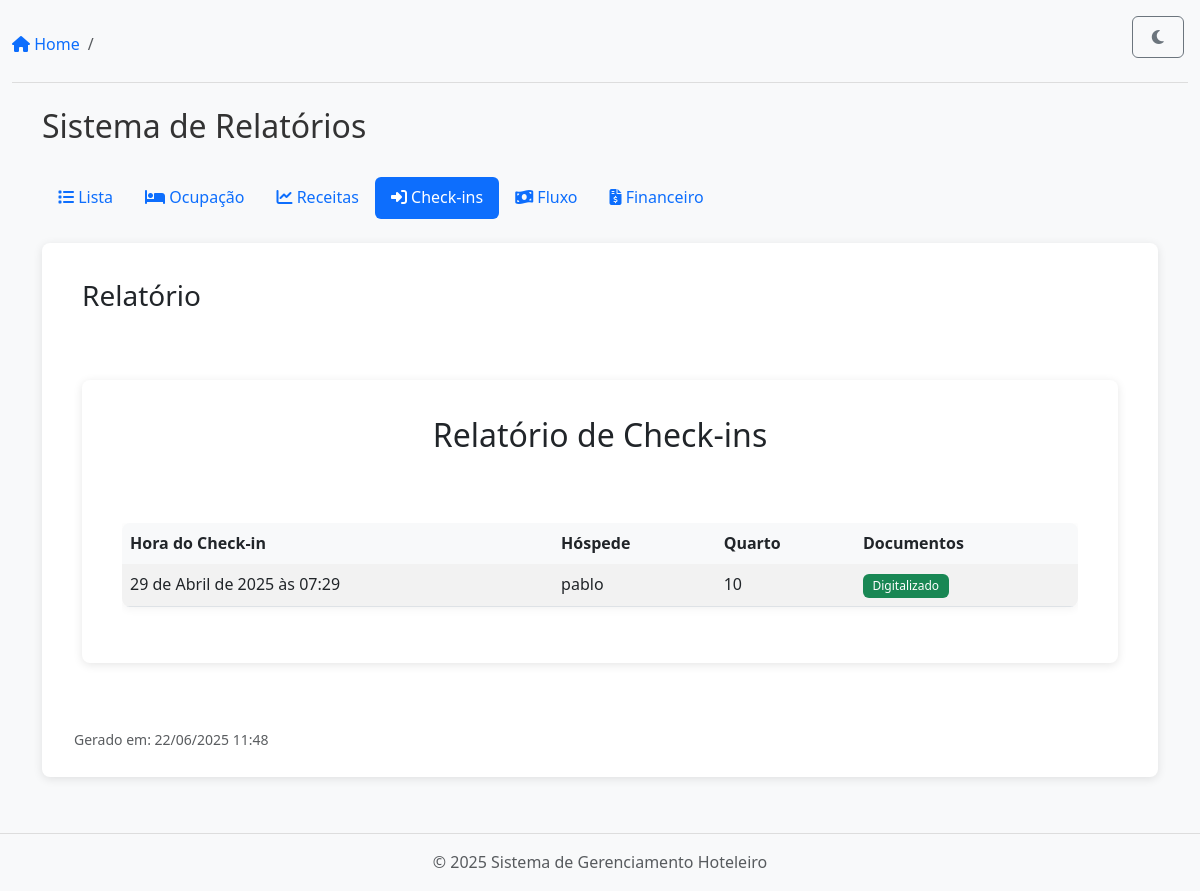
Before: /reports/checkins/ with the older database file.
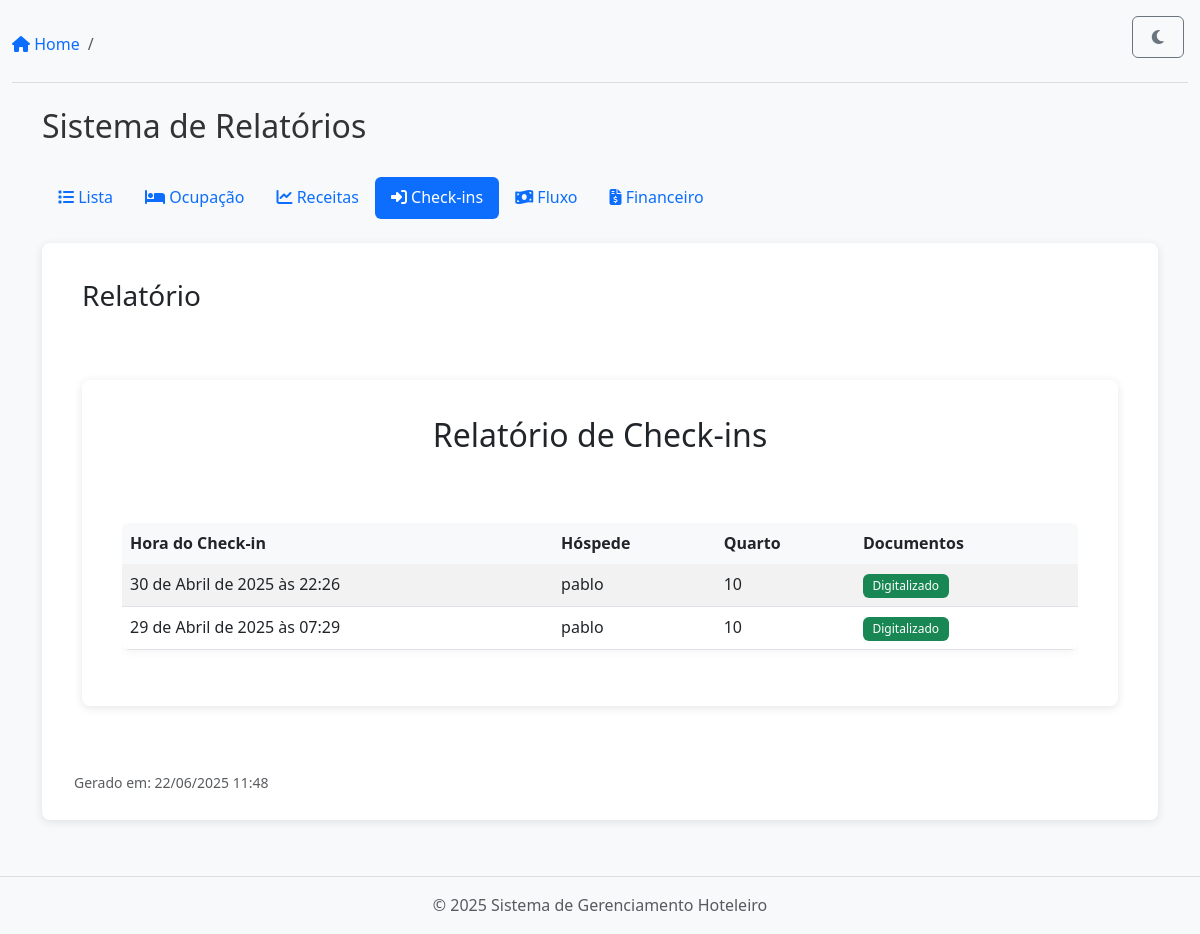
After: the same page with the newer database file.
### apps/checkin_checkout/models.py (models this page shows, shortened)
class CheckIn(models.Model):
    reservation = models.OneToOneField(Reservation, on_delete=models.CASCADE)
    document_scanned = models.BooleanField(default=False)
    check_in_time = models.DateTimeField(auto_now_add=True)
    notes = models.TextField(blank=True, null=True)
    completed = models.BooleanField(default=False)

### apps/reservations/models.py (models this page shows, shortened)
class Reservation(models.Model):
    STATUS_CHOICES = [
        ('pending', 'Pending'),
        ('confirmed', 'Confirmed'),
        ('cancelled', 'Cancelled'),
        ('checked_in', 'Checked In'),   # Status adicionado
        ('checked_out', 'Checked Out'), # Status adicionado
    ]
    guest_name = models.CharField(max_length=255)
    guest_email = models.EmailField(blank=True, null=True)
    room = models.ForeignKey('rooms.Room', on_delete=models.CASCADE)
    check_in_date = models.DateField()
    check_out_date = models.DateField()
    status = models.CharField(max_length=12, choices=STATUS_CHOICES, default='pending')  # Aumentei max_length para acomodar 'checked_out'
    notes = models.TextField(blank=True, null=True)
    checked_in = models.BooleanField(default=False)
    checked_out = models.BooleanField(default=False)
    check_in_time = models.DateTimeField(null=True, blank=True)
    check_out_time = models.DateTimeField(null=True, blank=True)
    created_at = models.DateTimeField(auto_now_add=True)
    updated_at = models.DateTimeField(auto_now=True)

### apps/rooms/models.py (models this page shows, shortened)
class Room(models.Model):
    ROOM_TYPES = [
        ('single', 'Single'),
        ('double', 'Double'),
        ('suite', 'Suite'),
    ]
    number = models.CharField(max_length=10, unique=True)
    room_type = models.CharField(max_length=10, choices=ROOM_TYPES)
    status = models.CharField(max_length=20, default='clean')
    description = models.TextField(blank=True, null=True)
    created_at = models.DateTimeField(auto_now_add=True)
    updated_at = models.DateTimeField(auto_now=True)

### apps/reports/views.py (the view)
# urls.py: path('checkins/', views.checkins_report, name='checkins'),
def checkins_report(request: HttpRequest) -> HttpResponse:
    checkins = CheckIn.objects.select_related('reservation').order_by('-check_in_time')
    context = {
        'checkins': checkins
    }
    return render(request, 'reports/checkins.html', context)

### templates/reports/checkins.html
{% extends 'reports/base_reports.html' %}
{% block report_content %}
<div class="card">
    <div class="card-header">
        <h2>Relatório de Check-ins</h2>
    </div>
    <div class="card-body">
        <div class="table-responsive">
            <table class="table table-striped">
                <thead>
                    <tr>
                        <th>Hora do Check-in</th>
                        <th>Hóspede</th>
                        <th>Quarto</th>
                        <th>Documentos</th>
                    </tr>
                </thead>
                <tbody>
                    {% for checkin in checkins %}
                    <tr>
                        <td>{{ checkin.check_in_time }}</td>
                        <td>{{ checkin.reservation.guest_name }}</td>
                        <td>{{ checkin.reservation.room.number }}</td>
                        <td>
                            {% if checkin.document_scanned %}
                                <span class="badge bg-success">Digitalizado</span>
                            {% else %}
                                <span class="badge bg-warning">Pendente</span>
                            {% endif %}
                        </td>
                    </tr>
                    {% endfor %}
                </tbody>
            </table>
        </div>
    </div>
</div>
{% endblock %}

Changed rows visible on the page:
added CheckIn: check_in_time "30 de Abril de 2025 às 22:26", reservation.guest_name "pablo", reservation.room.number "10", document_scanned "Digitalizado"
